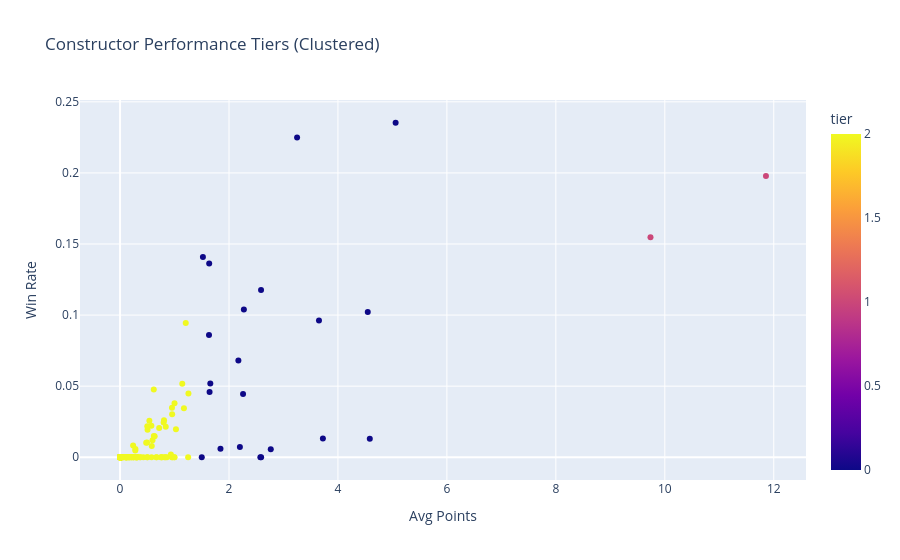

Here is the notebook cell this chart was saved with:
### Code cell
#K-Means Clustering of Constructors by Tier
from sklearn.cluster import KMeans

cluster_df = df.groupby('constructor_name')[['points', 'win']].mean().reset_index()
cluster_data = cluster_df[['points', 'win']]

kmeans = KMeans(n_clusters=3, random_state=42)
cluster_df['tier'] = kmeans.fit_predict(cluster_data)

fig = px.scatter(
    cluster_df,
    x='points',
    y='win',
    color='tier',
    hover_name='constructor_name',
    title='Constructor Performance Tiers (Clustered)',
    labels={'points': 'Avg Points', 'win': 'Win Rate'}
)
fig.show()

### Figure 1 — Plotly figure (JSON) as saved in the notebook; plotly's stock layout.template omitted (floating-point values rounded to 4 significant figures; data arrays with more than 128 entries replaced by an {"elided": "..."} marker saying what was removed)
{"data": [{"hovertemplate": "<b>%{hovertext}</b><br><br>Avg Points=%{x}<br>Win Rate=%{y}<br>tier=%{marker.color}<extra></extra>", "hovertext": {"elided": "211 str values"}, "legendgroup": "", "marker": {"color": {"elided": "211 int values"}, "coloraxis": "coloraxis", "symbol": "circle"}, "mode": "markers", "name": "", "orientation": "v", "showlegend": false, "type": "scatter", "x": {"elided": "211 float values"}, "xaxis": "x", "y": {"elided": "211 float values"}, "yaxis": "y"}], "layout": {"coloraxis": {"colorbar": {"title": {"text": "tier"}}, "colorscale": [[0, "#0d0887"], [0.1111, "#46039f"], [0.2222, "#7201a8"], [0.3333, "#9c179e"], [0.4444, "#bd3786"], [0.5556, "#d8576b"], [0.6667, "#ed7953"], [0.7778, "#fb9f3a"], [0.8889, "#fdca26"], [1, "#f0f921"]]}, "legend": {"tracegroupgap": 0}, "title": {"text": "Constructor Performance Tiers (Clustered)"}, "xaxis": {"anchor": "y", "domain": [0, 1], "title": {"text": "Avg Points"}}, "yaxis": {"anchor": "x", "domain": [0, 1], "title": {"text": "Win Rate"}}}}
